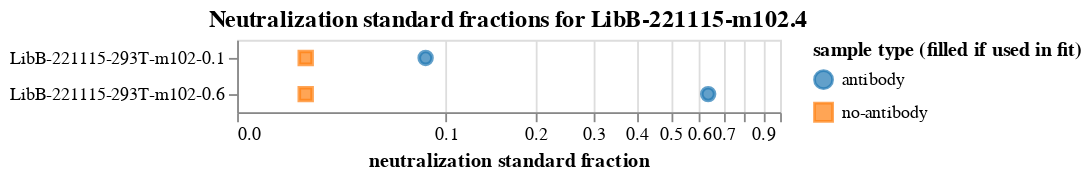

The code cell stored with this chart in its notebook:
### Markdown cell above
Plot the neutralization standard fractions for each sample:

### Code cell
neut_standard_fracs_chart = (
    alt.Chart(
        neut_standard_fracs.rename(
            columns={"antibody_frac": "antibody", "no-antibody_frac": "no-antibody"}
        ).melt(
            id_vars=["sample", "use_in_fit", "concentration"],
            value_vars=["antibody", "no-antibody"],
            var_name="sample type",
            value_name="neutralization standard fraction",
        )
    )
    .encode(
        x=alt.X(
            "neutralization standard fraction",
            scale=alt.Scale(type="symlog", constant=0.04, domainMax=1),
        ),
        y=alt.Y("sample", sort=alt.SortField("concentration"), title=None),
        shape=alt.Shape("sample type", title="sample type (filled if used in fit)"),
        stroke=alt.Color(
            "sample type", scale=alt.Scale(range=["#1F77B4FF", "#FF7F0EFF"])
        ),
        color=alt.Color(
            "sample type", scale=alt.Scale(range=["#1F77B4FF", "#FF7F0EFF"])
        ),
        fillOpacity=alt.Opacity(
            "use_in_fit",
            scale=alt.Scale(domain=[True, False], range=[1, 0]),
        ),
        tooltip=[
            "sample",
            alt.Tooltip("concentration", format=".3g"),
            alt.Tooltip("neutralization standard fraction", format=".3g"),
        ],
    )
    .mark_point(filled=True, size=50)
    .configure_axis(labelLimit=500)
    .properties(title=f"Neutralization standard fractions for {selection}")
)

neut_standard_fracs_chart

### Figure 1 — Vega-Lite specification as saved in the notebook (floating-point values rounded to 4 significant figures)
{"config": {"view": {"continuousWidth": 300, "continuousHeight": 300}, "axis": {"labelLimit": 500}}, "data": {"name": "data-567a17e47753745028077af28b6ec941"}, "mark": {"type": "point", "filled": true, "size": 50}, "encoding": {"color": {"field": "sample type", "scale": {"range": ["#1F77B4FF", "#FF7F0EFF"]}, "type": "nominal"}, "fillOpacity": {"field": "use_in_fit", "scale": {"domain": [true, false], "range": [1, 0]}, "type": "nominal"}, "shape": {"field": "sample type", "title": "sample type (filled if used in fit)", "type": "nominal"}, "stroke": {"field": "sample type", "scale": {"range": ["#1F77B4FF", "#FF7F0EFF"]}, "type": "nominal"}, "tooltip": [{"field": "sample", "type": "nominal"}, {"field": "concentration", "format": ".3g", "type": "quantitative"}, {"field": "neutralization standard fraction", "format": ".3g", "type": "quantitative"}], "x": {"field": "neutralization standard fraction", "scale": {"constant": 0.04, "domainMax": 1, "type": "symlog"}, "type": "quantitative"}, "y": {"field": "sample", "sort": {"field": "concentration"}, "title": null, "type": "nominal"}}, "title": "Neutralization standard fractions for LibB-221115-m102.4", "$schema": "https://vega.github.io/schema/vega-lite/v5.8.0.json", "datasets": {"data-567a17e47753745028077af28b6ec941": [{"sample": "LibB-221115-293T-m102-0.1", "use_in_fit": true, "concentration": 0.1, "sample type": "antibody", "neutralization standard fraction": 0.08396}, {"sample": "LibB-221115-293T-m102-0.6", "use_in_fit": true, "concentration": 0.6, "sample type": "antibody", "neutralization standard fraction": 0.6354}, {"sample": "LibB-221115-293T-m102-0.1", "use_in_fit": true, "concentration": 0.1, "sample type": "no-antibody", "neutralization standard fraction": 0.02037}, {"sample": "LibB-221115-293T-m102-0.6", "use_in_fit": true, "concentration": 0.6, "sample type": "no-antibody", "neutralization standard fraction": 0.02037}]}}
